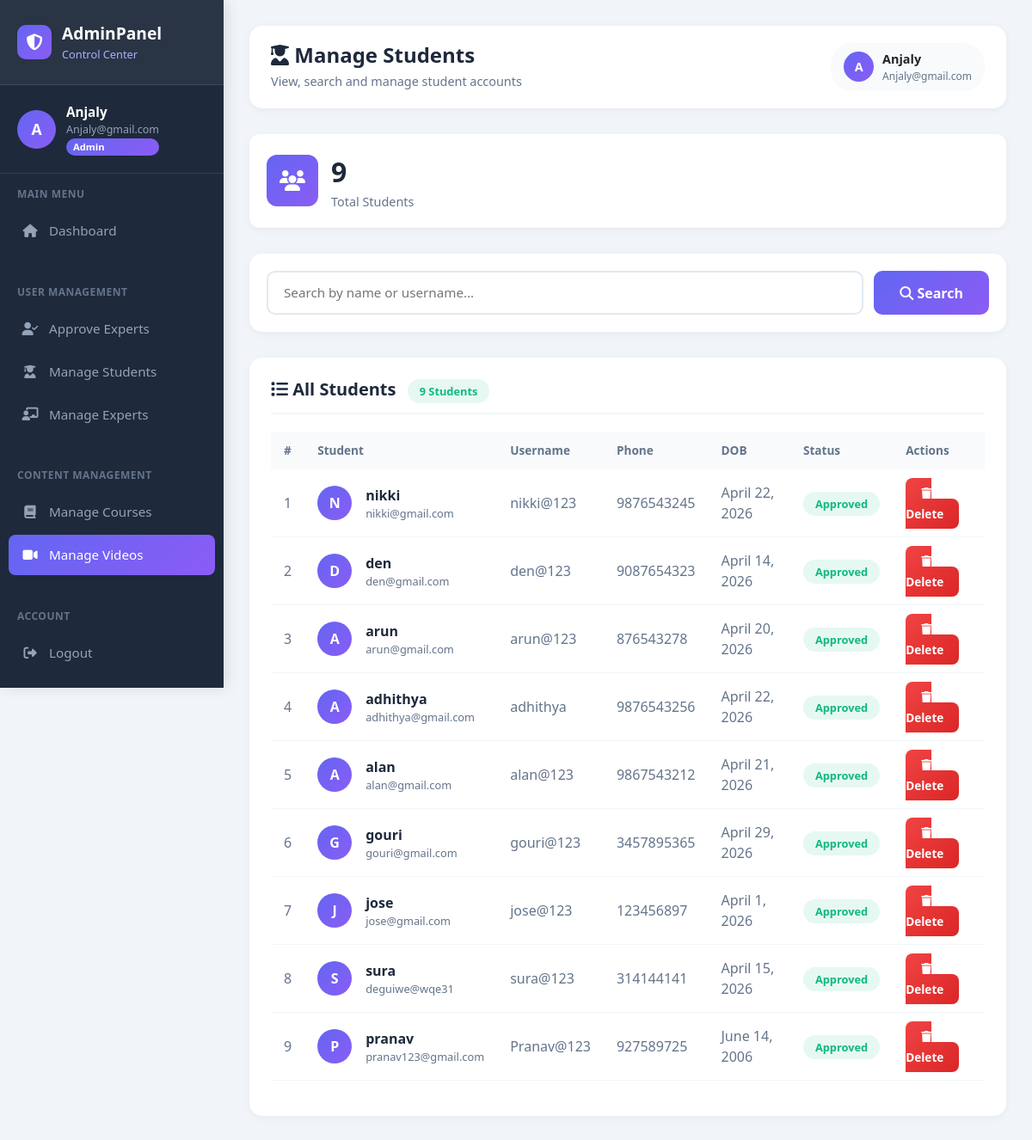
The page /manage-students/ (signed in) on the database its author committed.
### AdminDashboard/models.py (models this page shows, shortened)
class User(models.Model):
    name = models.CharField(max_length=100)
    address = models.TextField()
    email = models.EmailField(unique=True)
    roll = models.CharField(max_length=50)
    status = models.CharField(max_length=20)
    dob = models.DateField()
    phone = models.CharField(max_length=15)
    username = models.CharField(max_length=50, unique=True)
    password = models.CharField(max_length=255)

### AdminDashboard/views.py (the view)
# urls.py: path('manage-students/', d_view.manage_students, name='manage_students'),
def manage_students(request):
    if "user_id" not in request.session:
        messages.error(request, "Please login to access this page.")
        return redirect("login")
    if request.session.get("roll") != "admin":
        messages.error(request, "Access denied.")
        return redirect("login")
    search_query = request.GET.get('search', '').strip()
    students = User.objects.filter(roll="student").order_by('-id')
    if search_query:
        students = students.filter(
            Q(name__icontains=search_query) |
            Q(username__icontains=search_query)
        )
    context = {
        'students': students,
        'total_students': User.objects.filter(roll="student").count(),
        'search_query': search_query,
        'name': request.session.get('name'),
        'username': request.session.get('username'),
        'email': request.session.get('email'),
    }
    return render(request, "manage_students.html", context)

### templates/manage_students.html (shortened to what this page needs)
{% load static %}
<!DOCTYPE html>
<html lang="en">
<head>
    <link href="https://cdn.jsdelivr.net/npm/bootstrap@5.3.2/dist/css/bootstrap.min.css" rel="stylesheet">
    <link rel="stylesheet" href="https://cdnjs.cloudflare.com/ajax/libs/font-awesome/6.4.0/css/all.min.css">
</head>
<body>
    <div class="sidebar">
        <div class="sidebar-brand">
            <div class="brand-icon">
                <i class="fas fa-shield-alt"></i>
            </div>
            <div class="brand-text">
                AdminPanel
                <span>Control Center</span>
            </div>
        </div>
        <div class="sidebar-profile">
            <div class="profile-avatar">{{ name|first|upper }}</div>
            <div>
                <div class="profile-name">{{ name }}</div>
                <div class="profile-email">{{ email }}</div>
                <div class="profile-badge">Admin</div>
            </div>
        </div>
        <div class="sidebar-section">Main Menu</div>
        <ul class="sidebar-menu">
            <li>
                <a href="{% url 'admindashboard' %}">
                    <i class="fas fa-home"></i> Dashboard
                </a>
            </li>
        </ul>
        <div class="sidebar-section">User Management</div>
        <ul class="sidebar-menu">
            <li>
                <a href="{% url 'approve_experts' %}">
                    <i class="fas fa-user-check"></i> Approve Experts
                </a>
            </li>
            <li>
                <a href="{% url 'manage_students' %}">
                    <i class="fas fa-user-graduate"></i> Manage Students
                </a>
            </li>
            <li>
                <a href="{% url 'manage_experts' %}">
                    <i class="fas fa-chalkboard-teacher"></i> Manage Experts
                </a>
            </li>
        </ul>
        <div class="sidebar-section">Content Management</div>
        <ul class="sidebar-menu">
            <li>
                <a href="{% url 'admin_manage_courses' %}">
                    <i class="fas fa-book"></i> Manage Courses
                </a>
            </li>
            <li>
                <a href="{% url 'admin_manage_videos' %}" class="active">
                    <i class="fas fa-video"></i> Manage Videos
                </a>
            </li>
        </ul>
        <div class="sidebar-section">Account</div>
        <ul class="sidebar-menu">
            <li>
                <a href="{% url 'logout' %}">
                    <i class="fas fa-sign-out-alt"></i> Logout
                </a>
            </li>
        </ul>
    </div>
    <div class="main-content">
        <div class="top-bar">
            <div>
                <h4><i class="fas fa-user-graduate"></i> Manage Students</h4>
                <p style="color: #64748b; margin: 5px 0 0; font-size: 0.9rem;">
                    View, search and manage student accounts
                </p>
            </div>
            <div class="user-info">
                <div class="user-info-avatar">{{ name|first|upper }}</div>
                <div>
                    <div style="font-weight: 600; font-size: 0.9rem;">{{ username }}</div>
                    <div style="font-size: 0.75rem; color: #64748b;">{{ email }}</div>
                </div>
            </div>
        </div>
        <div class="stat-card">
            <div class="stat-icon">
                <i class="fas fa-users"></i>
            </div>
            <div>
                <div class="stat-number">{{ total_students }}</div>
                <div class="stat-label">Total Students</div>
            </div>
        </div>
        <div class="search-card">
            <form method="GET" class="search-form">
                <input type="text"
                       name="search"
                       class="search-input"
                       placeholder="Search by name or username..."
                       value="{{ search_query }}">
                <button type="submit" class="btn-search">
                    <i class="fas fa-search"></i> Search
                </button>
            </form>
        </div>
        <div class="table-card">
            <div class="table-card-header">
                <h5>
                    <i class="fas fa-list"></i>
                    {% if search_query %}
                        Search Results for "{{ search_query }}"
                    {% else %}
                        All Students
                    {% endif %}
                    <span class="status-badge approved ms-2">{{ students.count }} Students</span>
                </h5>
            </div>
            {% if students %}
            <div class="table-responsive">
                <table class="table">
                    <thead>
                        <tr>
                            <th>#</th>
                            <th>Student</th>
                            <th>Username</th>
                            <th>Phone</th>
                            <th>DOB</th>
                            <th>Status</th>
                            <th>Actions</th>
                        </tr>
                    </thead>
                    <tbody>
                        {% for student in students %}
                        <tr>
                            <td style="color: #64748b;">{{ forloop.counter }}</td>
                            <td>
                                <div class="d-flex align-items-center gap-3">
                                    <div class="student-avatar">{{ student.name|first|upper }}</div>
                                    <div>
                                        <div style="font-weight: 600; color: var(--dark);">{{ student.name }}</div>
                                        <div style="font-size: 0.8rem; color: #64748b;">{{ student.email }}</div>
                                    </div>
                                </div>
                            </td>
                            <td style="color: #64748b;">{{ student.username }}</td>
                            <td style="color: #64748b;">{{ student.phone }}</td>
                            <td style="color: #64748b;">{{ student.dob }}</td>
                            <td>
                                <span class="status-badge {{ student.status }}">
                                    {{ student.status|capfirst }}
                                </span>
                            </td>
                            <td>
                                <a href="{% url 'delete_student' student.id %}"
                                   class="btn-delete"
                                   onclick="return confirm('Delete {{ student.name }}? This action cannot be undone!')">
                                    <i class="fas fa-trash"></i> Delete
                                </a>
                            </td>
                        </tr>
                        {% endfor %}
                    </tbody>
                </table>
            </div>
            {% endif %}
        </div>
    </div>
</body>
</html>

### rows shown on the page
User: name|first "N", name "nikki", email "nikki@gmail.com", username "nikki@123", phone "9876543245", dob "April 22, 2026", status "Approved"
User: name|first "D", name "den", email "den@gmail.com", username "den@123", phone "9087654323", dob "April 14, 2026", status "Approved"
User: name|first "A", name "arun", email "arun@gmail.com", username "arun@123", phone "876543278", dob "April 20, 2026", status "Approved"
User: name|first "A", name "adhithya", email "adhithya@gmail.com", username "adhithya", phone "9876543256", dob "April 22, 2026", status "Approved"
User: name|first "A", name "alan", email "alan@gmail.com", username "alan@123", phone "9867543212", dob "April 21, 2026", status "Approved"
User: name|first "G", name "gouri", email "gouri@gmail.com", username "gouri@123", phone "3457895365", dob "April 29, 2026", status "Approved"
User: name|first "J", name "jose", email "jose@gmail.com", username "jose@123", phone "123456897", dob "April 1, 2026", status "Approved"
User: name|first "S", name "sura", email "deguiwe@wqe31", username "sura@123", phone "314144141", dob "April 15, 2026", status "Approved"
User: name|first "P", name "pranav", email "pranav123@gmail.com", username "Pranav@123", phone "927589725", dob "June 14, 2006", status "Approved"

### other values the page prints
{{ name|first|upper }} "A"
{{ name }} "Anjaly"
{{ email }} "Anjaly@gmail.com"
{{ username }} "Anjaly"
{{ total_students }} "9"
{{ students.count }} "9"
